Frame 1 (no input): blank canvas, image omitted
Frame 60 (no input): blank canvas, image omitted
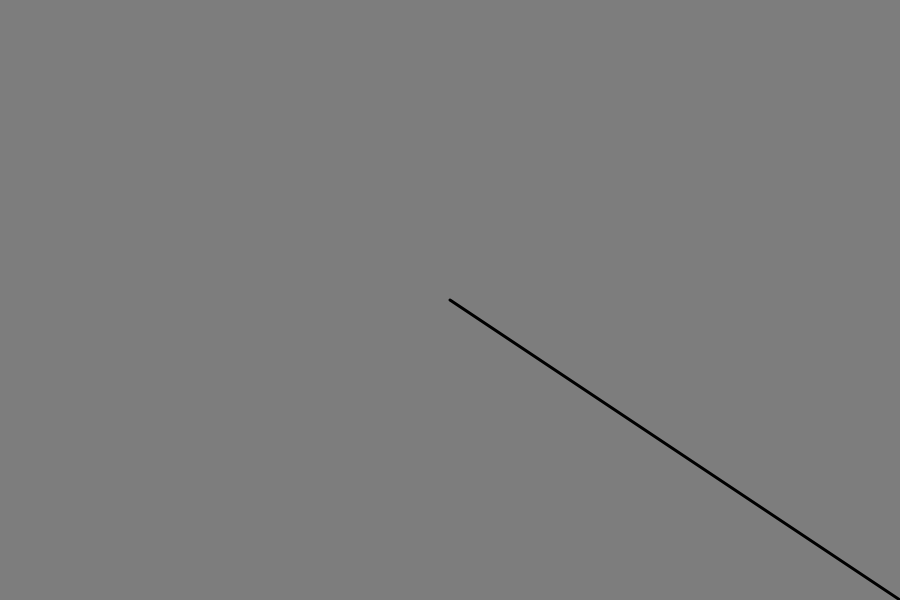
Frame 120 (the mouse pressed at the canvas centre since frame 60)

The p5.js sketch whose frames 1 and 60 were blank and that drew this single picture after the mouse press (run headless with seeded random() and noise() and a simulated clock; from frame 60 on, the mouse is pressed at the canvas centre):

// p5.js sketch
// ── sketch.js
function setup() {
    createCanvas(900, 600);
}

function draw() {
    background(125);

    var mouse = createVector(mouseX, mouseY);
    var center = createVector(width/2, height/2);

    mouse.sub(center);

    translate(width/2, height/2);
    strokeWeight(3);

    line(0, 0, mouseX, mouseY);


}
